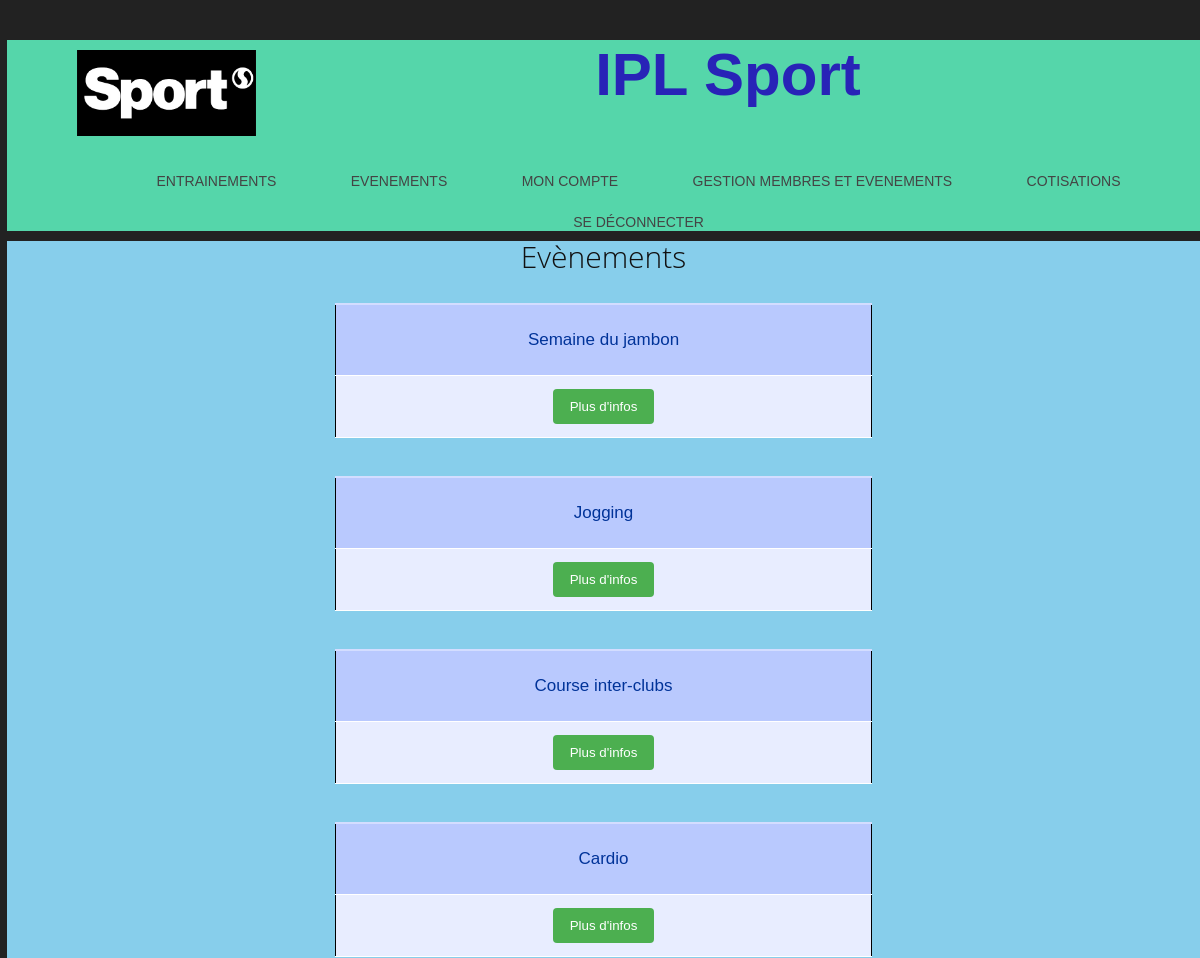
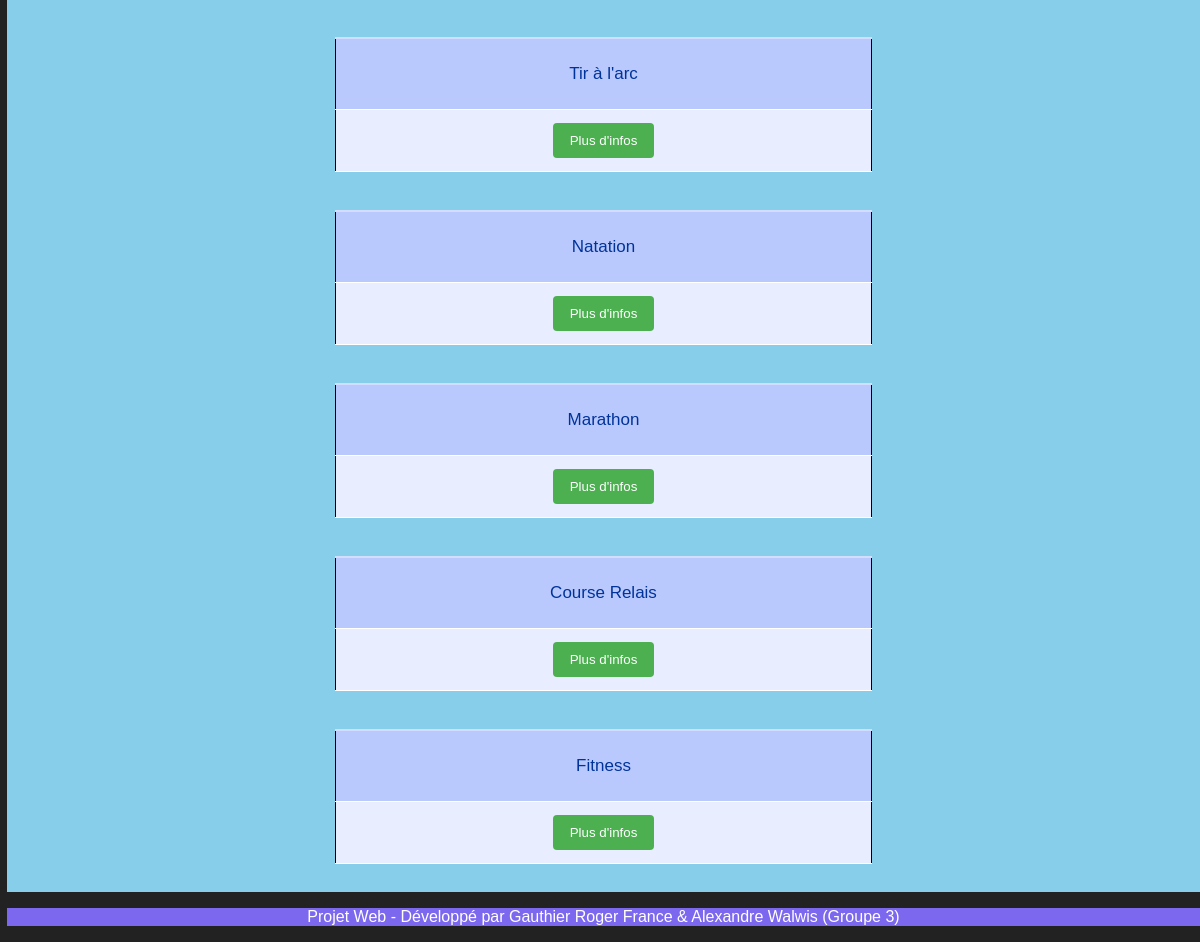
Page /index.php?action=evenement (signed in) on the committed database (2 pictures, top to bottom).
### tables this page shows
CREATE TABLE `events` (
  `num_event` int(11) NOT NULL,
  `date_start` date NOT NULL,
  `date_end` date NOT NULL,
  `title` varchar(255) NOT NULL,
  `description` varchar(1000) NOT NULL,
  `location` varchar(500) NOT NULL,
  `cost` double NOT NULL,
  `url` varchar(500) DEFAULT NULL
);

### models/Db.class.php (called while the page is built, shortened)
<?php
class Db
{
    private $_db;
    private function __construct()
    {
        try {
            $this->_db = new PDO('mysql:host=localhost;dbname=projetweb;charset=utf8', 'root', 'root');
            $this->_db->setAttribute(PDO::ATTR_ERRMODE,PDO::ERRMODE_EXCEPTION);
			$this->_db->setAttribute(PDO::ATTR_DEFAULT_FETCH_MODE,PDO::FETCH_OBJ);
        }
		catch (PDOException $e) {
		    die('Erreur de connexion à la base de données : '.$e->getMessage());
        }
    }
    public function select_events(){
      $query = 'SELECT * FROM events';
      $ps = $this->_db->prepare($query);
      $ps->execute();
      $tableau = array();
      while ($row = $ps->fetch()) {
        $tableau[] = new Event($row->num_event ,$row->date_start,$row->date_end,$row->title,$row->description,
      $row->location, $row->cost, $row->url);
      }
      return $tableau;
    }
}

### models/Event.class.php (called while the page is built, shortened)
<?php
class Event{
  private $_title;
  public function __construct($num_event ,$date_start, $date_end, $title, $description,
  $location, $cost, $url){
    $this->_title = $title;
  }
  public function html_title(){
    return htmlspecialchars($this->_title);
  }
}
 ?>

### views/evenement.php (the view, shortened to what this page needs)
<section id="contenu">
      <h2>Evènements</h2>
      <?php foreach ($tabevents as $i => $event) { ?>
        <table id="tableau">
          <thead>
            <tr>
              <th>
          <p>	<?php echo $event->html_title() ?></p>
              </th>
            </tr>
          </thead>
          <tbody>
            <tr>
              <td>
                <form action="index.php?action=evenement" method="post">
                  <input type="submit" name="event_details" value="Plus d'infos">
                </form>
              </td>
            </tr>
          </tbody>
        </table>
        <br>
      <?php } ?>
</section>

### views/css/modele.css (style rules this page uses)
section { color: #363B29; background: #87CEEB; }
html { margin-left: 7px; }
table, th, td { border: 1px solid black; padding: 5px; margin: 4px; }
#tableau { font-family: "Lucida Sans Unicode", "Lucida Grande", Sans-Serif; font-size: 18px; margin: auto; margin-top: 10px; margin-bottom: 10px; width: 45%; text-align: center; border-collapse: collapse; }
#tableau th { font-size: 17px; font-weight: normal; padding: 8px; background: #b9c9fe url('http://4.bp.blogspot.com/_xDpoN6UfFFY/S-J2gjh1nPI/AAAAAAAACbg/7lNsVpks2oY/s1600/gradhead.png') repeat-x; border-top: 2px solid #d3ddff; border-bottom: 1px solid #fff; color: #039; }
#tableau td { padding: 8px; border-bottom: 1px solid #fff; color: #669; border-top: 1px solid #fff; background: #e8edff url('http://1.bp.blogspot.com/_xDpoN6UfFFY/S-J2f5yBC3I/AAAAAAAACbY/zWXYXsR-w5E/s1600/gradback.png') repeat-x; }
body { margin: 0; background: #222; font-family: 'Work Sans', sans-serif; font-weight: 400; text-align: center; }
input[type=submit] { background-color: #4CAF50; color: white; padding: 10px 17px; margin: 5px 0; border: none; border-radius: 4px; cursor: pointer; }
h2 { color: #111; font-family: 'Open Sans', sans-serif; font-size: 30px; font-weight: 300; line-height: 32px; margin: 10px 0 30px; text-align: center; }

### rows in the picture
events: title "Semaine du jambon"
events: title "Jogging"
events: title "Course inter-clubs"
events: title "Cardio"
events: title "Tir à l'arc"
events: title "Natation"
events: title "Marathon"
events: title "Course Relais"
events: title "Fitness"
